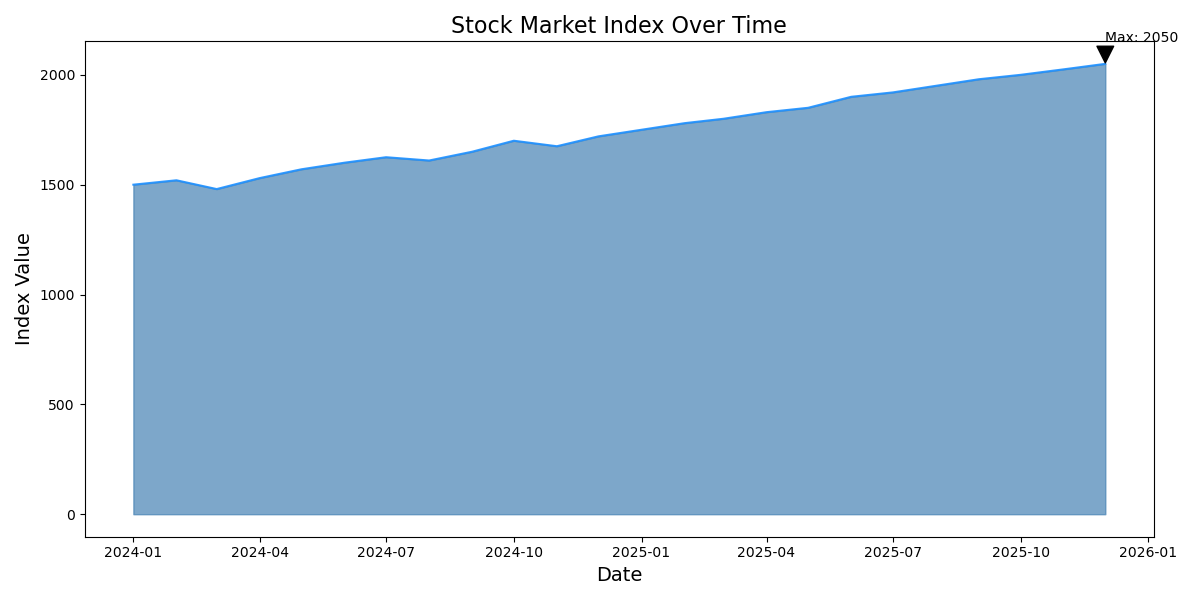

The script that drew this image:

import matplotlib.pyplot as plt
import pandas as pd
import numpy as np

# Data
data = {
    'Date': pd.date_range(start='2024-01-01', periods=24, freq='MS'),
    'Index': [1500, 1520, 1480, 1530, 1570, 1600, 1625, 1610, 1650, 1700, 1675, 1720,
              1750, 1780, 1800, 1830, 1850, 1900, 1920, 1950, 1980, 2000, 2025, 2050]
}
df = pd.DataFrame(data)

# Plot
plt.figure(figsize=(12, 6))
plt.fill_between(df['Date'], df['Index'], color='#4682B4', alpha=0.7)
plt.plot(df['Date'], df['Index'], color='#1E90FF', alpha=0.9)

# Headline and labels
plt.title('Stock Market Index Over Time', fontsize=16)
plt.xlabel('Date', fontsize=14)
plt.ylabel('Index Value', fontsize=14)

# Annotation
max_value = df['Index'].max()
max_date = df['Date'][df['Index'].idxmax()]
plt.annotate(f'Max: {max_value}', xy=(max_date, max_value), xytext=(max_date, max_value+100),
             arrowprops=dict(facecolor='black', shrink=0.05))

plt.tight_layout()
plt.show()
